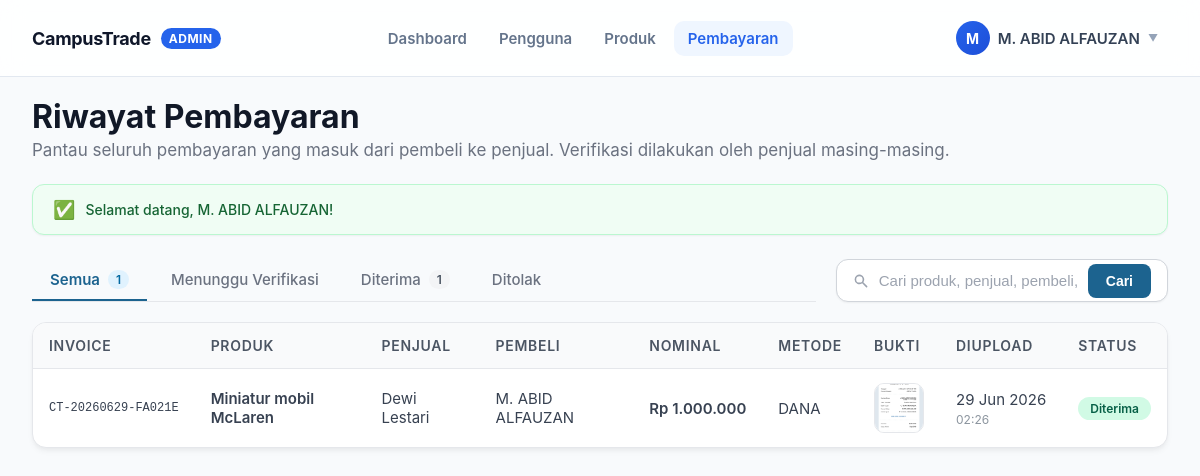
/pembayaran.php (signed in), run on the app's committed database.
### tables this page shows
CREATE TABLE `pembayaran` (
  `id_pembayaran` int NOT NULL,
  `id_transaksi` int NOT NULL,
  `id_metode` int NOT NULL,
  `nominal` decimal(12,2) NOT NULL,
  `bukti_pembayaran` varchar(255) DEFAULT NULL,
  `catatan_pembeli` text,
  `status_verifikasi` enum('belum_bayar','menunggu_verifikasi','diterima','ditolak') DEFAULT 'belum_bayar',
  `tanggal_upload` datetime DEFAULT NULL,
  `tanggal_verifikasi` datetime DEFAULT NULL,
  `catatan_admin` text,
  `created_at` timestamp NULL DEFAULT CURRENT_TIMESTAMP
);

CREATE TABLE `transaksi` (
  `id_transaksi` int NOT NULL,
  `id_produk` int NOT NULL,
  `id_penjual` int NOT NULL,
  `id_pembeli` int NOT NULL,
  `harga_produk` decimal(12,2) NOT NULL,
  `ongkir` decimal(12,2) NOT NULL DEFAULT '0.00',
  `total_bayar` decimal(12,2) NOT NULL,
  `status_transaksi` enum('menunggu_pembayaran','menunggu_verifikasi','diproses','dikirim','selesai','dibatalkan') DEFAULT 'menunggu_pembayaran',
  `created_at` timestamp NULL DEFAULT CURRENT_TIMESTAMP,
  `kode_invoice` varchar(30) DEFAULT NULL,
  `jarak_km` decimal(10,2) DEFAULT NULL,
  `metode_pembayaran` enum('Transfer Bank','DANA','OVO','GoPay','ShopeePay') DEFAULT NULL,
  `status_pembayaran` enum('belum_bayar','menunggu_konfirmasi','dibayar','ditolak') DEFAULT 'belum_bayar'
);

CREATE TABLE `produk` (
  `id_produk` int NOT NULL,
  `id_user` int NOT NULL,
  `id_kategori` int NOT NULL,
  `id_lokasi` int DEFAULT NULL,
  `latitude` decimal(10,8) DEFAULT NULL,
  `longitude` decimal(11,8) DEFAULT NULL,
  `nama_produk` varchar(150) NOT NULL,
  `deskripsi` text NOT NULL,
  `harga` decimal(12,2) NOT NULL,
  `ongkir` decimal(10,2) DEFAULT '0.00',
  `metode_pengiriman` enum('Ambil di Tempat','Kurir Kampus','Ekspedisi') DEFAULT 'Ambil di Tempat',
  `kondisi` enum('Baru','Bekas') NOT NULL,
  `alasan_jual` text,
  `status_produk` enum('menunggu','tersedia','dipesan','terjual','ditolak') DEFAULT 'menunggu',
  `status_aktif` tinyint(1) DEFAULT '1',
  `created_at` timestamp NULL DEFAULT CURRENT_TIMESTAMP,
  `kelebihan` text,
  `kekurangan` text,
  `brand` varchar(100) DEFAULT NULL,
  `penulis_penerbit` varchar(255) DEFAULT NULL,
  `status_tayang` enum('belum_bayar','aktif') DEFAULT 'belum_bayar'
);

CREATE TABLE `users` (
  `id_user` int NOT NULL,
  `nama` varchar(100) NOT NULL,
  `email` varchar(100) NOT NULL,
  `password` varchar(255) NOT NULL,
  `nim` varchar(20) NOT NULL,
  `no_whatsapp` varchar(20) NOT NULL,
  `alamat` text,
  `kota` varchar(100) DEFAULT NULL,
  `kode_pos` varchar(10) DEFAULT NULL,
  `foto_ktm` varchar(255) DEFAULT NULL,
  `role` enum('admin','user') DEFAULT 'user',
  `status_verifikasi` enum('menunggu','terverifikasi','ditolak') DEFAULT 'menunggu',
  `status_aktif` tinyint(1) DEFAULT '1',
  `created_at` timestamp NULL DEFAULT CURRENT_TIMESTAMP,
  `terakhir_online` datetime DEFAULT NULL,
  `latitude` decimal(10,8) DEFAULT NULL,
  `longitude` decimal(11,8) DEFAULT NULL
);

CREATE TABLE `metode_pembayaran` (
  `id_metode` int NOT NULL,
  `nama_metode` varchar(50) DEFAULT NULL,
  `jenis` enum('Bank','E-Wallet','QRIS') DEFAULT NULL,
  `provider` varchar(50) DEFAULT NULL,
  `nomor_tujuan` varchar(50) DEFAULT NULL,
  `nama_pemilik` varchar(100) DEFAULT NULL,
  `catatan` varchar(255) DEFAULT NULL,
  `qr_code` varchar(255) DEFAULT NULL,
  `status` tinyint(1) DEFAULT '1',
  `id_user` int NOT NULL
);

### pembayaran.php (the view, shortened to what this page needs)
<?php
require_once 'config/Koneksi.php';
$filter_status = trim($_GET['status'] ?? 'semua');
$search = trim($_GET['q'] ?? '');
$counter = $koneksi->query("
    SELECT
        COUNT(*)                                                              AS semua,
        COUNT(CASE WHEN status_verifikasi = 'menunggu_verifikasi' THEN 1 END) AS menunggu_verifikasi,
        COUNT(CASE WHEN status_verifikasi = 'diterima'            THEN 1 END) AS diterima,
        COUNT(CASE WHEN status_verifikasi = 'ditolak'              THEN 1 END) AS ditolak
    FROM pembayaran
")->fetch_assoc();
$where  = '1=1';
$sql = "
    SELECT
        pb.id_pembayaran,
        pb.nominal,
        pb.bukti_pembayaran,
        pb.catatan_pembeli,
        pb.catatan_admin,
        pb.status_verifikasi,
        pb.tanggal_upload,
        pb.tanggal_verifikasi,
        t.id_transaksi,
        t.kode_invoice,
        t.total_bayar,
        t.status_pembayaran,
        t.status_transaksi,
        p.nama_produk,
        mp.nama_metode,
        mp.jenis        AS jenis_metode,
        upj.nama         AS nama_penjual,
        upb.nama         AS nama_pembeli
    FROM pembayaran pb
    JOIN transaksi t  ON t.id_transaksi = pb.id_transaksi
    JOIN produk    p  ON p.id_produk    = t.id_produk
    JOIN users     upj ON upj.id_user   = t.id_penjual
    JOIN users     upb ON upb.id_user   = t.id_pembeli
    LEFT JOIN metode_pembayaran mp ON mp.id_metode = pb.id_metode
    WHERE $where
    ORDER BY
        CASE pb.status_verifikasi WHEN 'menunggu_verifikasi' THEN 0 ELSE 1 END,
        pb.tanggal_upload DESC
";
$stmt = $koneksi->prepare($sql);
$stmt->execute();
$rows = $stmt->get_result()->fetch_all(MYSQLI_ASSOC);
$notif = $_SESSION['notif'] ?? null;
function rupiah(float $n): string
{
  return 'Rp ' . number_format($n, 0, ',', '.');
}
$badge_map = [
  'menunggu_verifikasi' => 'warning',
  'diterima'             => 'success',
  'ditolak'              => 'danger',
];
$label_status = [
  'menunggu_verifikasi' => 'Menunggu Verifikasi',
  'diterima'             => 'Diterima',
  'ditolak'              => 'Ditolak',
];
?>
<!DOCTYPE html>
<html lang="id">
<head>
  <link rel="stylesheet" href="assets/css/admin.css">
  <link rel="stylesheet" href="assets/css/dashboard.css">
  <link rel="stylesheet" href="assets/css/pembayaran_admin.css">
</head>
<body>
  <?php include 'layout/topnav.php'; ?>
  <div class="dash-page">
    <div class="dash-page-header">
      <h1>Riwayat Pembayaran</h1>
      <p>Pantau seluruh pembayaran yang masuk dari pembeli ke penjual. Verifikasi dilakukan oleh penjual masing-masing.</p>
    </div>
    <?php if ($notif): ?>
      <div class="bay-alert bay-alert-<?= htmlspecialchars($notif['tipe']) ?>">
        <?= htmlspecialchars($notif['pesan']) ?>
      </div>
    <?php endif; ?>
    <div class="bay-tabs">
      <?php
      $tabs_ordered = ['semua' => 'Semua'] + $label_status;
      foreach ($tabs_ordered as $val => $label):
        $act = $filter_status === $val ? 'active' : '';
        $cnt = (int) ($counter[$val] ?? 0);
        $qs  = http_build_query(array_filter(['status' => $val, 'q' => $search]));
      ?>
        <a href="pembayaran.php?<?= $qs ?>" class="bay-tab <?= $act ?>">
          <?= $label ?>
          <?php if ($cnt > 0): ?>
            <span class="bay-tab-count <?= $val === 'menunggu_verifikasi' ? 'urgent' : '' ?>">
              <?= $cnt ?>
            </span>
          <?php endif; ?>
        </a>
      <?php endforeach; ?>
    </div>
    <form method="GET" action="pembayaran.php" class="bay-search-form">
      <div class="bay-search-box">
        <svg class="bay-search-icon" viewBox="0 0 20 20" fill="currentColor">
          <path fill-rule="evenodd" d="M8 4a4 4 0 100 8 4 4 0 000-8zM2 8a6 6 0 1110.89 3.476l4.817 4.817a1 1 0 01-1.414 1.414l-4.816-4.816A6 6 0 012 8z" />
        </svg>
        <input type="text" name="q"
          value="<?= htmlspecialchars($search) ?>"
          placeholder="Cari produk, penjual, pembeli, atau no. invoice...">
        <button type="submit" class="bay-search-btn">Cari</button>
      </div>
    </form>
    <div class="bay-table-wrap">
      <table class="bay-table">
        <thead>
          <tr>
            <th>Invoice</th>
            <th>Produk</th>
            <th>Penjual</th>
            <th>Pembeli</th>
            <th>Nominal</th>
            <th>Metode</th>
            <th>Bukti</th>
            <th>Diupload</th>
            <th>Status</th>
          </tr>
        </thead>
        <tbody>
          <?php if (empty($rows)): ?>
            <tr>
              <td colspan="9" class="bay-empty">
                Tidak ada riwayat pembayaran
                <?= $filter_status !== 'semua' ? 'berstatus ' . htmlspecialchars($label_status[$filter_status]) : '' ?>
                <?= $search ? 'dengan kata kunci "' . htmlspecialchars($search) . '"' : '' ?>.
              </td>
            </tr>
          <?php else: ?>
            <?php foreach ($rows as $r):
              $bcls = $badge_map[$r['status_verifikasi']] ?? 'secondary';
            ?>
              <tr>
                <td class="bay-td-invoice"><?= htmlspecialchars($r['kode_invoice']) ?></td>
                <td class="bay-nama"><?= htmlspecialchars($r['nama_produk']) ?></td>
                <td><?= htmlspecialchars($r['nama_penjual']) ?></td>
                <td><?= htmlspecialchars($r['nama_pembeli']) ?></td>
                <td class="bay-harga"><?= rupiah((float) $r['nominal']) ?></td>
                <td class="bay-td-metode">
                  <?= htmlspecialchars($r['nama_metode'] ?? '-') ?>
                </td>
                <td>
                  <?php if (!empty($r['bukti_pembayaran'])):
                    $ext = strtolower(pathinfo($r['bukti_pembayaran'], PATHINFO_EXTENSION));
                    $src = 'uploads/bukti_pembayaran/' . htmlspecialchars($r['bukti_pembayaran']);
                  ?>
                    <?php if ($ext === 'pdf'): ?>
                      <a href="<?= $src ?>" target="_blank" class="bay-link-detail">Lihat PDF</a>
                    <?php else: ?>
                      <img src="<?= $src ?>"
                        alt="Bukti bayar"
                        class="bay-foto"
                        onclick="bukaModal('<?= $src ?>', '<?= htmlspecialchars(addslashes($r['nama_produk'])) ?>')"
                        title="Klik untuk perbesar">
                    <?php endif; ?>
                  <?php else: ?>
                    <span class="bay-locked">Belum upload</span>
                  <?php endif; ?>
                </td>
                <td class="bay-td-tgl">
                  <?= date('d M Y', strtotime($r['tanggal_upload'])) ?>
                  <div class="bay-sub"><?= date('H:i', strtotime($r['tanggal_upload'])) ?></div>
                </td>
                <td>
                  <span class="bay-badge bay-badge-<?= $bcls ?>">
                    <?= $label_status[$r['status_verifikasi']] ?? ucfirst($r['status_verifikasi']) ?>
                  </span>
                </td>
              </tr>
            <?php endforeach; ?>
          <?php endif; ?>
        </tbody>
      </table>
    </div>
  </div>
  <?php include 'layout/footer.php'; ?>
</body>
</html>

### assets/css/admin.css (style rules this page uses)
body { background-color: #f4f6f9; font-family: "DM Sans", "Inter", system-ui, sans-serif; color: #374151; -webkit-font-smoothing: antialiased; }
.admin-wrapper .content, .dash-page { width: 100%; max-width: 1300px; margin: 0 auto; padding: 20px 32px; box-sizing: border-box; }

### assets/css/dashboard.css (style rules this page uses)
body { background: #f8fafc; margin: 0; padding: 0; font-family: "Plus Jakarta Sans", "Inter", system-ui, sans-serif; color: #1e293b; }

### assets/css/pembayaran_admin.css (style rules this page uses)
.dash-page { width: 100%; max-width: 1300px; margin: 0 auto; padding: 20px 32px; box-sizing: border-box; display: grid; grid-template-columns: 1fr auto; column-gap: 20px; }
.dash-page-header { margin-bottom: 24px; grid-column: 1 / -1; }
.dash-page-header h1 { font-size: 32px; font-weight: 700; color: #111827; margin: 0 0 4px 0; }
.dash-page-header p { font-size: 17px; color: #6b7280; margin: 0; }
.bay-alert { padding: 14px 20px; border-radius: 12px; font-size: 14px; font-weight: 500; margin-bottom: 24px; display: flex; align-items: center; gap: 10px; box-shadow: 0 1px 2px rgba(0, 0, 0, 0.05); grid-column: 1 / -1; }
.bay-alert::before { font-size: 18px; flex-shrink: 0; }
.bay-alert-success { background: #f0fdf4; color: #166534; border: 1px solid #bbf7d0; }
.bay-alert-success::before { content: "✅"; }
.bay-tabs { display: flex; align-items: center; gap: 6px; border-bottom: 1px solid #e5e7eb; margin-bottom: 20px; overflow-x: auto; scrollbar-width: none; padding-bottom: 1px; grid-column: 1; align-self: end; }
.bay-tab { display: inline-flex; align-items: center; gap: 8px; padding: 10px 18px; font-size: 15px; font-weight: 500; color: #6b7280; text-decoration: none; border-bottom: 2px solid transparent; margin-bottom: -1px; white-space: nowrap; transition: all 0.2s ease; }
.bay-tab.active { color: #1c638f; border-bottom-color: #1c638f; font-weight: 600; }
.bay-tab-count { font-size: 12px; font-weight: 600; background: #f3f4f6; color: #4b5563; padding: 2px 8px; border-radius: 9999px; }
.bay-tab.active .bay-tab-count { background: #e0f2fe; color: #0369a1; }
.bay-search-form { margin-bottom: 20px; grid-column: 2; align-self: end; }
.bay-search-box { display: flex; align-items: center; gap: 10px; background: #fff; border: 1px solid #d1d5db; border-radius: 12px; padding: 0 16px; max-width: 520px; box-shadow: 0 1px 2px rgba(0, 0, 0, 0.05); transition: all 0.2s ease; }
.bay-search-icon { width: 16px; height: 16px; color: #9ca3af; flex-shrink: 0; }
.bay-search-box input { flex: 1; border: none; outline: none; font-size: 15px; padding: 12px 0; color: #111827; background: transparent; }
.bay-search-box input::placeholder { color: #9ca3af; }
.bay-search-btn { background: #1c638f; color: #fff; border: none; border-radius: 8px; padding: 9px 18px; font-size: 14px; font-weight: 600; cursor: pointer; transition: background 0.2s; flex-shrink: 0; }
.bay-table-wrap { background: #fff; border-radius: 14px; border: 1px solid #e5e7eb; box-shadow: 0 4px 6px -1px rgba(0, 0, 0, 0.05), 0 2px 4px -1px rgba(0, 0, 0, 0.03); overflow-x: auto; grid-column: 1 / -1; }
.bay-table { width: 100%; border-collapse: collapse; font-size: 15px; }
.bay-table thead th { padding: 14px 16px; text-align: left; font-size: 14px; font-weight: 600; text-transform: uppercase; letter-spacing: 0.05em; color: #4b5563; background: #f9fafb; border-bottom: 1px solid #e5e7eb; white-space: nowrap; }
.bay-table tbody tr { border-bottom: 1px solid #f3f4f6; transition: background-color 0.2s ease; }
.bay-table tbody tr:last-child { border-bottom: none; }
.bay-table td { padding: 14px 16px; vertical-align: middle; color: #374151; }
.bay-td-invoice { font-family: "Courier New", monospace; font-size: 12px; color: #4b5563; white-space: nowrap; }
.bay-nama { font-weight: 600; color: #111827; }
.bay-harga { font-weight: 600; color: #1c638f; white-space: nowrap; }
.bay-td-metode, .bay-td-tgl { color: #4b5563; white-space: nowrap; }
.bay-sub { font-size: 12px; color: #8b949e; margin-top: 3px; }
.bay-foto { width: 48px; height: 48px; object-fit: cover; border-radius: 10px; border: 1px solid #e5e7eb; cursor: zoom-in; transition: transform 0.2s ease, box-shadow 0.2s ease; display: block; }
.bay-badge { display: inline-block; padding: 4px 12px; border-radius: 9999px; font-size: 12px; font-weight: 600; white-space: nowrap; }
.bay-badge-success { background: #d1fae5; color: #065f46; }

### data on the page
pembayaran: id_transaksi.kode_invoice "CT-20260629-FA021E", produk.nama_produk "Miniatur mobil McLaren", users.nama "Dewi Lestari", users.nama "M. ABID ALFAUZAN", nominal "Rp 1.000.000", id_metode.nama_metode "DANA", bukti_pembayaran (picture), tanggal_upload "29 Jun 2026", tanggal_upload "02:26", status_verifikasi "Diterima"

### other printed values
$admin_initial "M"
$admin_name "M. ABID ALFAUZAN"
$notif['pesan'] "Selamat datang, M. ABID ALFAUZAN!"
$label "Semua"
$cnt "1"
$label "Menunggu Verifikasi"
$label "Diterima"
$label "Ditolak"
